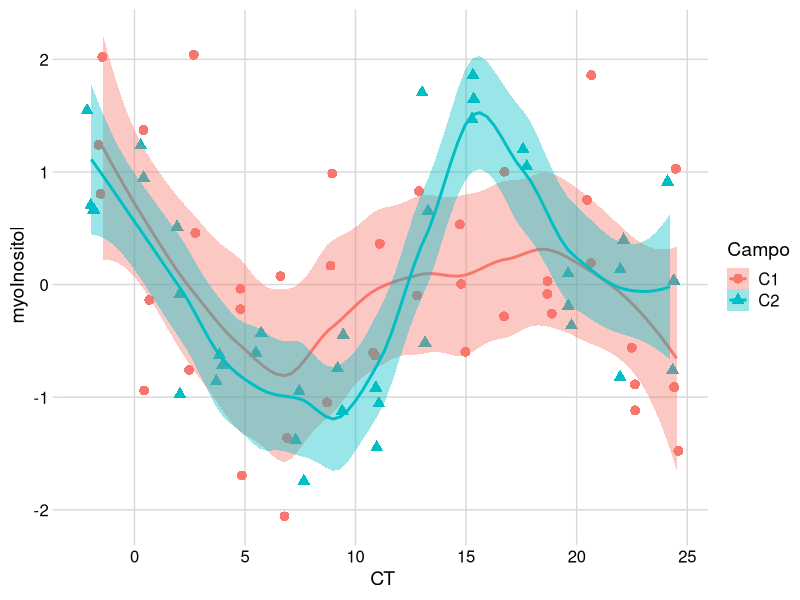
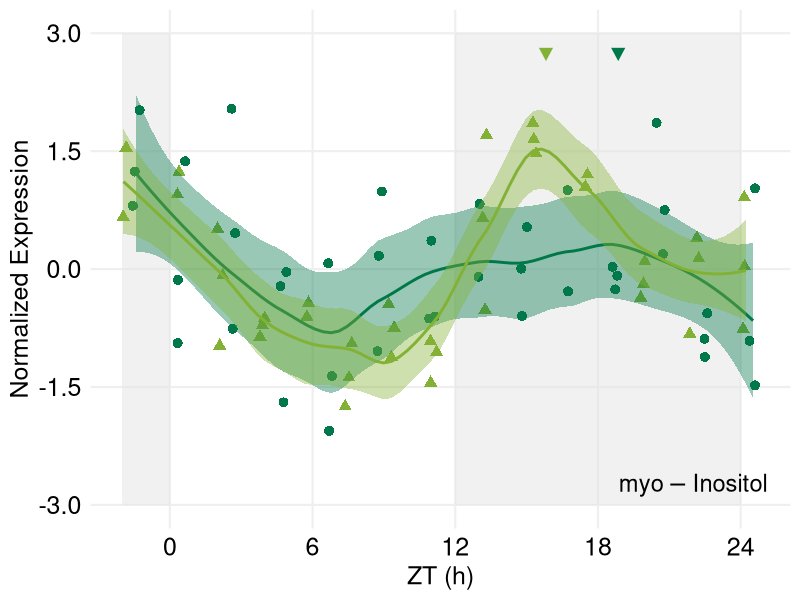
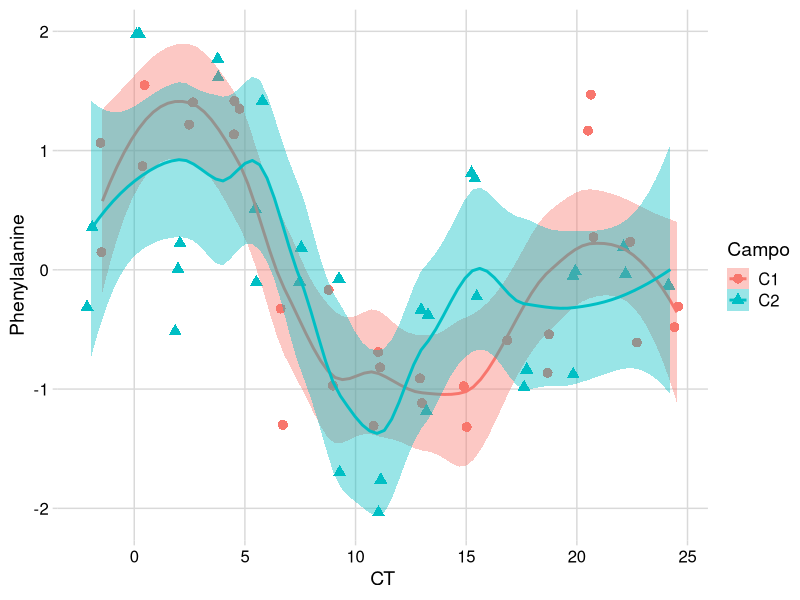
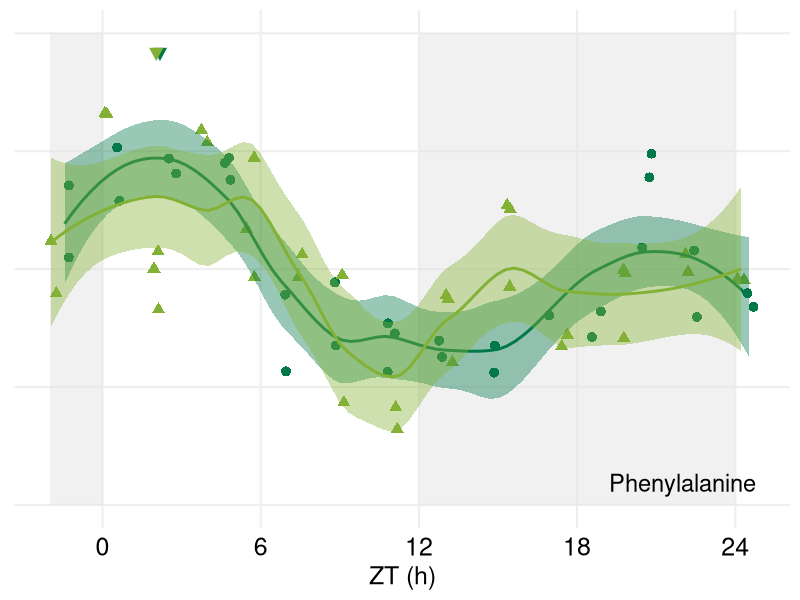
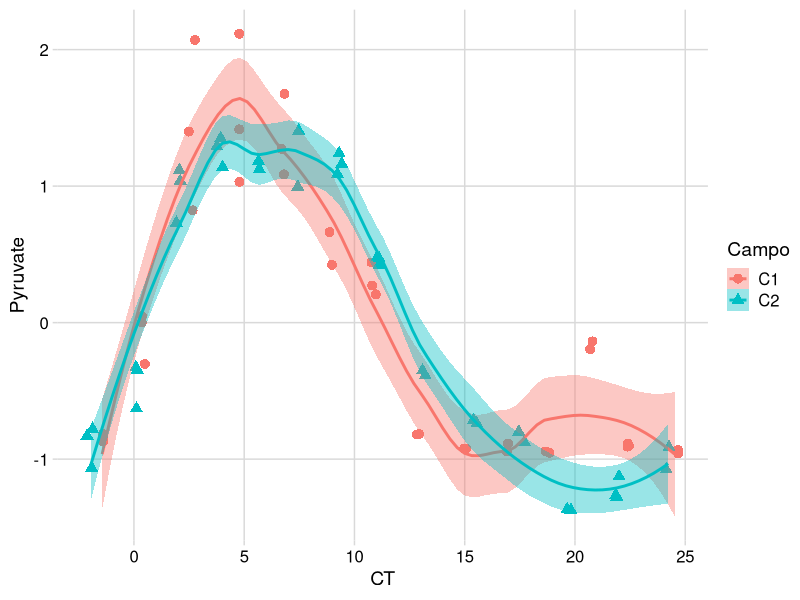
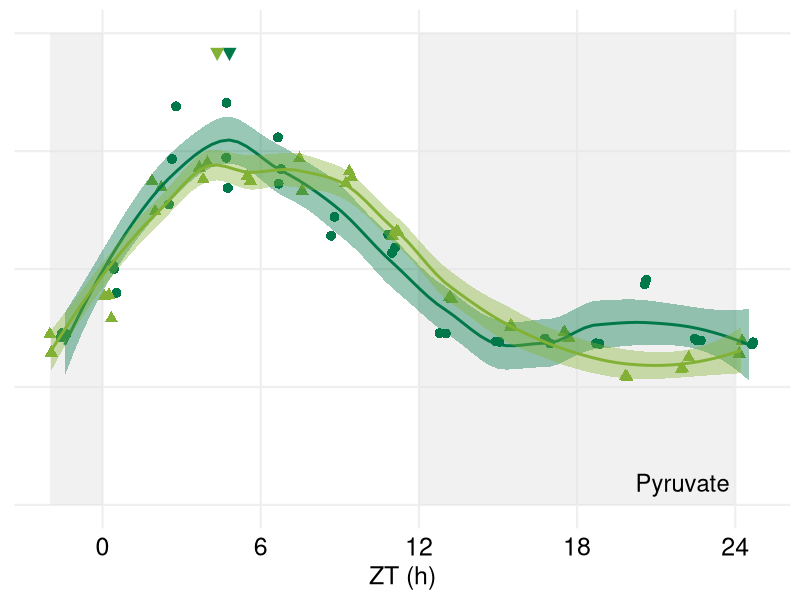
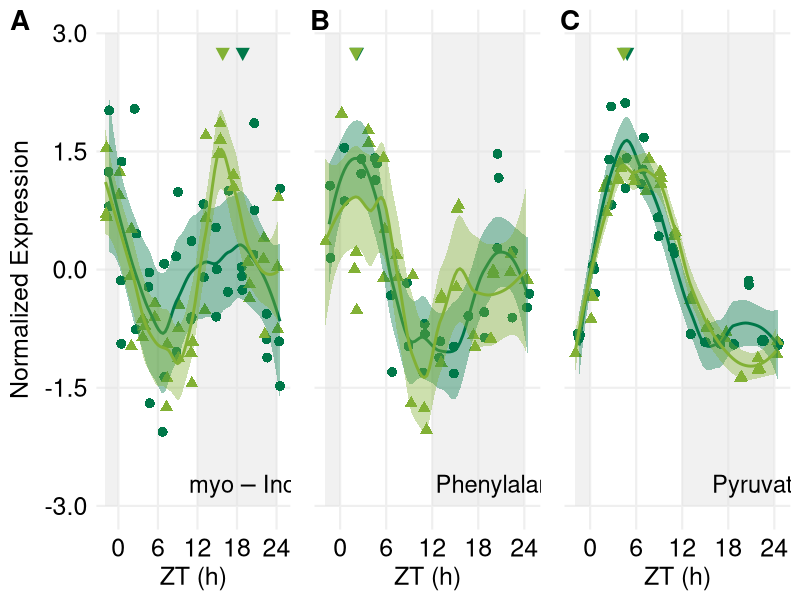

Write the R code that produced these figures, in order.
library(ggplot2)
library(scales)
library(reshape2)
library(cowplot)
theme_set(theme_minimal_grid())
library(png)
library(grid)
library(RColorBrewer)

#export 1400 x 500

C1_line = "solid"
C2_line = "solid"

C1 <- "#007849"
C2 <- "#82b135"


sugarcane4mo9mo_myoInositol_timecourses <- read.csv("FigureS3_4mo9mo_myoInositol.txt", sep="\t")
ggplot(data=sugarcane4mo9mo_myoInositol_timecourses, aes(x=CT, y=myoInositol, group=Campo)) +
  geom_jitter(aes(col=Campo, shape = Campo),position=position_jitter(0.2), size = 3) +
  stat_smooth(aes(group = Campo, colour = Campo, fill=Campo, outfit=fit2<<-..y..),method="loess",  span = 0.5)
fit2 <- data.frame(fit2)
fit3 <- fit2[21:80, ]
fit4 <- fit2[101:160, ]
fit5 <- cbind(fit3, fit4)
fit5 <- data.frame(fit5)
maxC10 <- data.frame(which(fit5 == max(fit5$fit3), arr.ind=TRUE))
maxC1 <- ((maxC10$row-1)*19.39/58)+5.13
maxC20 <- data.frame(which(fit5 == max(fit5$fit4), arr.ind=TRUE))
maxC2 <- ((maxC20$row-1)*19.55/58)+4.68
minC10 <- data.frame(which(fit5 == min(fit5$fit3), arr.ind=TRUE))
minC1 <- ((minC10$row-1)*19.39/58)+5.13
minC20 <- data.frame(which(fit5 == min(fit5$fit4), arr.ind=TRUE))
minC2 <- ((minC20$row-1)*19.55/58)+4.68
FinalMaxMin <- cbind(maxC1, minC1, maxC2, minC2)

sugarcane4mo9mo_myoInositol <- ggplot(data=sugarcane4mo9mo_myoInositol_timecourses, aes(x=CT, y=myoInositol, group=Campo)) +
  annotate("rect", xmin = -2, xmax = 0, ymin = -3, ymax = 3, alpha = .5, fill = "#e3e3e3")+
  annotate("rect", xmin = 12, xmax = 24, ymin = -3, ymax = 3, alpha = .5, fill = "#e3e3e3")+
  geom_jitter(aes(col=Campo, shape = Campo),position=position_jitter(0.2), size = 3) +
  stat_smooth(aes(group = Campo, colour = Campo, fill=Campo, outfit=fit2<<-..y..),method="loess",  span = 0.5)+
  scale_colour_manual(values=c(C1, C2))+
  scale_fill_manual(values=c(C1, C2))+
  scale_linetype_manual(values=c(C1_line, C2_line)) +
  annotate("text", x = maxC1, y = 2.75, label = "\u25bc", size = 6, colour=C1)+
  annotate("text", x = maxC2, y = 2.75, label = "\u25bc", size = 6, colour=C2)+
  annotate("text", x = 22, y = -2.75, label = "myo-Inositol", size = 6, parse=TRUE)+
  scale_x_continuous(breaks=seq(0,24,6), name="ZT (h)", limits=c(-2, 24.75))+
  scale_y_continuous(breaks=seq(-3,3,1.5), name="Normalized Expression", limits=c(-3,3), labels = scales::number_format(accuracy = 0.1))+
  theme(panel.grid.major = element_line(colour = "#efefef", size = 0.75), 
        text = element_text(size=18), 
        axis.ticks = element_blank(),
        axis.line = element_blank(),
        axis.text.x = element_text(size=18),
        #axis.text.x = element_blank(),
        #axis.title.x = element_blank(),
        axis.text.y = element_text(size=18),
        #axis.text.y = element_blank(),
        #axis.title.y = element_blank(),
        legend.position = "none"
  )
sugarcane4mo9mo_myoInositol
FinalMaxMin


sugarcane4mo9mo_Phenylalanine_timecourses <- read.csv("FigureS3_4mo9mo_Phenylalanine.txt", sep="\t")
ggplot(data=sugarcane4mo9mo_Phenylalanine_timecourses, aes(x=CT, y=Phenylalanine, group=Campo)) +
  geom_jitter(aes(col=Campo, shape = Campo),position=position_jitter(0.2), size = 3) +
  stat_smooth(aes(group = Campo, colour = Campo, fill=Campo, outfit=fit2<<-..y..),method="loess",  span = 0.5)
fit2 <- data.frame(fit2)
fit3 <- fit2[1:80, ]
fit4 <- fit2[81:160, ]
fit5 <- cbind(fit3, fit4)
fit5 <- data.frame(fit5)
maxC10 <- data.frame(which(fit5 == max(fit5$fit3), arr.ind=TRUE))
maxC1 <- ((maxC10$row-1)*25.96/79)-1.44
maxC20 <- data.frame(which(fit5 == max(fit5$fit4), arr.ind=TRUE))
maxC2 <- ((maxC20$row-1)*26.18/79)-1.95
minC10 <- data.frame(which(fit5 == min(fit5$fit3), arr.ind=TRUE))
minC1 <- ((minC10$row-1)*25.96/79)-1.44
minC20 <- data.frame(which(fit5 == min(fit5$fit4), arr.ind=TRUE))
minC2 <- ((minC20$row-1)*26.18/79)-1.95
FinalMaxMin <- cbind(maxC1, minC1, maxC2, minC2)

sugarcane4mo9mo_Phenylalanine <- ggplot(data=sugarcane4mo9mo_Phenylalanine_timecourses, aes(x=CT, y=Phenylalanine, group=Campo)) +
  annotate("rect", xmin = -2, xmax = 0, ymin = -3, ymax = 3, alpha = .5, fill = "#e3e3e3")+
  annotate("rect", xmin = 12, xmax = 24, ymin = -3, ymax = 3, alpha = .5, fill = "#e3e3e3")+
  geom_jitter(aes(col=Campo, shape = Campo),position=position_jitter(0.2), size = 3) +
  stat_smooth(aes(group = Campo, colour = Campo, fill=Campo, outfit=fit2<<-..y..),method="loess",  span = 0.5)+
  scale_colour_manual(values=c(C1, C2))+
  scale_fill_manual(values=c(C1, C2))+
  scale_linetype_manual(values=c(C1_line, C2_line)) +
  annotate("text", x = maxC1, y = 2.75, label = "\u25bc", size = 6, colour=C1)+
  annotate("text", x = maxC2, y = 2.75, label = "\u25bc", size = 6, colour=C2)+
  annotate("text", x = 22, y = -2.75, label = "Phenylalanine", size = 6, parse=TRUE)+
  scale_x_continuous(breaks=seq(0,24,6), name="ZT (h)", limits=c(-2, 24.75))+
  scale_y_continuous(breaks=seq(-3,3,1.5), name="Normalized Expression", limits=c(-3,3), labels = scales::number_format(accuracy = 0.1))+
  theme(panel.grid.major = element_line(colour = "#efefef", size = 0.75), 
        text = element_text(size=18), 
        axis.ticks = element_blank(),
        axis.line = element_blank(),
        axis.text.x = element_text(size=18),
        #axis.text.x = element_blank(),
        #axis.title.x = element_blank(),
        #axis.text.y = element_text(size=18),
        axis.text.y = element_blank(),
        axis.title.y = element_blank(),
        legend.position = "none"
  )
sugarcane4mo9mo_Phenylalanine


sugarcane4mo9mo_Pyruvate_timecourses <- read.csv("FigureS3_4mo9mo_Pyruvate.txt", sep="\t")
ggplot(data=sugarcane4mo9mo_Pyruvate_timecourses, aes(x=CT, y=Pyruvate, group=Campo)) +
  geom_jitter(aes(col=Campo, shape = Campo),position=position_jitter(0.2), size = 3) +
  stat_smooth(aes(group = Campo, colour = Campo, fill=Campo, outfit=fit2<<-..y..),method="loess",  span = 0.5)
fit2 <- data.frame(fit2)
fit3 <- fit2[1:80, ]
fit4 <- fit2[81:160, ]
fit5 <- cbind(fit3, fit4)
fit5 <- data.frame(fit5)
maxC10 <- data.frame(which(fit5 == max(fit5$fit3), arr.ind=TRUE))
maxC1 <- ((maxC10$row-1)*25.96/79)-1.44
maxC20 <- data.frame(which(fit5 == max(fit5$fit4), arr.ind=TRUE))
maxC2 <- ((maxC20$row-1)*26.18/79)-1.95
minC10 <- data.frame(which(fit5 == min(fit5$fit3), arr.ind=TRUE))
minC1 <- ((minC10$row-1)*25.96/79)-1.44
minC20 <- data.frame(which(fit5 == min(fit5$fit4), arr.ind=TRUE))
minC2 <- ((minC20$row-1)*26.18/79)-1.95
FinalMaxMin <- cbind(maxC1, minC1, maxC2, minC2)

sugarcane4mo9mo_Pyruvate <- ggplot(data=sugarcane4mo9mo_Pyruvate_timecourses, aes(x=CT, y=Pyruvate, group=Campo)) +
  annotate("rect", xmin = -2, xmax = 0, ymin = -3, ymax = 3, alpha = .5, fill = "#e3e3e3")+
  annotate("rect", xmin = 12, xmax = 24, ymin = -3, ymax = 3, alpha = .5, fill = "#e3e3e3")+
  geom_jitter(aes(col=Campo, shape = Campo),position=position_jitter(0.2), size = 3) +
  stat_smooth(aes(group = Campo, colour = Campo, fill=Campo, outfit=fit2<<-..y..),method="loess",  span = 0.5)+
  scale_colour_manual(values=c(C1, C2))+
  scale_fill_manual(values=c(C1, C2))+
  scale_linetype_manual(values=c(C1_line, C2_line)) +
  annotate("text", x = maxC1, y = 2.75, label = "\u25bc", size = 6, colour=C1)+
  annotate("text", x = maxC2, y = 2.75, label = "\u25bc", size = 6, colour=C2)+
  annotate("text", x = 22, y = -2.75, label = "Pyruvate", size = 6, parse=TRUE)+
  scale_x_continuous(breaks=seq(0,24,6), name="ZT (h)", limits=c(-2, 24.75))+
  scale_y_continuous(breaks=seq(-3,3,1.5), name="Normalized Expression", limits=c(-3,3), labels = scales::number_format(accuracy = 0.1))+
  theme(panel.grid.major = element_line(colour = "#efefef", size = 0.75), 
        text = element_text(size=18), 
        axis.ticks = element_blank(),
        axis.line = element_blank(),
        axis.text.x = element_text(size=18),
        #axis.text.x = element_blank(),
        #axis.title.x = element_blank(),
        #axis.text.y = element_text(size=18),
        axis.text.y = element_blank(),
        axis.title.y = element_blank(),
        legend.position = "none"
  )
sugarcane4mo9mo_Pyruvate
FinalMaxMin


plot_grid(sugarcane4mo9mo_myoInositol, sugarcane4mo9mo_Phenylalanine, sugarcane4mo9mo_Pyruvate, labels = c("A","B","C"), ncol = 3, align = "none", rel_widths = c(1.2, 1, 1),rel_heights = c(1),label_size = 20)